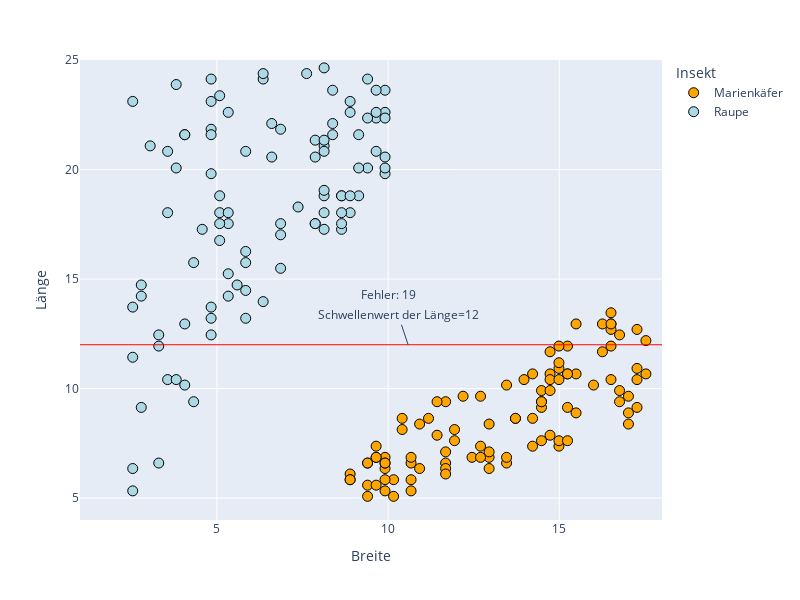

The notebook cell this image was saved under:
### Markdown cell above
<div class="alert alert-block alert-success">

Die Idee vom **Schwellenwert** kann man auch anders darstellen. 
    
Betrachten wir nochmal das Streudiagramm mit dem Schwellenwert `Länge 12`, in dem die Anzahl Fehlklassifikationen eingetragen ist:

### Code cell
schwellenwert = 12

def fehlersumme_l(threshold):
    tree = ct.DecisionTree(target=target, data=df_kaefer)
    tree.manual_split(attribute="Länge", threshold=threshold, node_nr=1)
    return tree.calculate_errors(data=df_kaefer)


fig = px.scatter(
    df_kaefer,
    x=data_x,
    y=data_y,
    color=target,
    color_discrete_map=color_map,
    width=breite,
    height=hoehe,
    range_x=bereich_x,
    range_y=bereich_y,
)

fig.update_traces(marker=dict(size=10, line=dict(width=1, color="black")))

fig.update_layout(
    shapes=[
        dict(
            type="line",
            yref="y1",
            y0=schwellenwert,
            y1=schwellenwert,
            xref="x1",
            x0=bereich_x[0],
            x1=bereich_x[1],
            line=dict(color="Red", width=1),
        )
    ]
)

fig.add_annotation(
    x=10,
    y=schwellenwert,
    text="Schwellenwert der Länge=" + str(schwellenwert),
    showarrow=True,
    xshift=20,
)

fig.add_annotation(
    x=10,
    y=schwellenwert,
    text="Fehler: " + str(fehlersumme_l(schwellenwert)),
    showarrow=False,
    yshift=50,
)


fig.show()

### Figure 1 — Plotly figure (JSON) as saved in the notebook; plotly's stock layout.template omitted (floating-point values rounded to 4 significant figures)
{"data": [{"hovertemplate": "Insekt=Marienkäfer<br>Breite=%{x}<br>Länge=%{y}<extra></extra>", "legendgroup": "Marienkäfer", "marker": {"color": "orange", "line": {"color": "black", "width": 1}, "size": 10, "symbol": "circle"}, "mode": "markers", "name": "Marienkäfer", "orientation": "v", "showlegend": true, "type": "scatter", "x": [12.19, 12.45, 14.73, 10.41, 11.43, 14.73, 9.91, 14.73, 17.27, 11.68, 14.48, 17.27, 13.46, 14.48, 10.67, 11.43, 14.22, 16.51, 10.67, 11.68, 11.18, 15.24, 16.51, 10.67, 17.53, 16.51, 10.41, 15.49, 9.91, 10.92, 13.72, 9.4, 14.99, 15.24, 12.7, 9.91, 17.02, 14.99, 16.51, 10.92, 17.27, 12.95, 15.49, 14.48, 15.24, 14.73, 12.95, 12.95, 14.99, 10.16, 11.68, 12.7, 13.46, 11.94, 16.51, 16, 11.68, 12.7, 16.76, 9.4, 9.65, 17.02, 9.91, 15.24, 16.76, 17.02, 14.48, 12.95, 14.99, 9.4, 10.16, 8.89, 11.94, 9.65, 9.4, 9.65, 17.53, 14.99, 15.24, 16.76, 16.26, 9.65, 9.91, 14.73, 13.97, 15.49, 14.99, 14.22, 11.68, 8.89, 9.91, 17.27, 13.72, 13.46, 16.26, 8.89, 10.67, 16.51, 14.48, 14.22], "xaxis": "x", "y": [9.65, 6.86, 11.68, 8.13, 7.87, 10.67, 6.35, 10.41, 10.92, 9.4, 9.91, 10.41, 6.6, 9.14, 6.6, 9.4, 10.67, 13.46, 5.84, 6.6, 8.64, 10.67, 12.95, 6.86, 10.67, 10.41, 8.64, 8.89, 6.86, 8.38, 8.64, 5.08, 10.41, 9.14, 9.65, 6.6, 8.89, 10.92, 11.94, 6.35, 9.14, 6.35, 10.67, 7.62, 11.94, 9.91, 8.38, 6.86, 7.37, 5.84, 6.35, 7.37, 6.86, 8.13, 12.7, 10.16, 7.11, 6.86, 9.4, 6.6, 6.86, 9.65, 5.84, 10.67, 9.91, 8.38, 9.4, 7.11, 7.62, 5.59, 5.08, 6.1, 7.62, 5.59, 6.6, 6.86, 12.19, 11.94, 7.62, 12.45, 12.95, 7.37, 6.6, 7.87, 10.41, 12.95, 11.18, 8.64, 6.1, 5.84, 5.33, 12.7, 8.64, 10.16, 11.68, 5.84, 5.33, 12.95, 9.4, 7.37], "yaxis": "y"}, {"hovertemplate": "Insekt=Raupe<br>Breite=%{x}<br>Länge=%{y}<extra></extra>", "legendgroup": "Raupe", "marker": {"color": "lightblue", "line": {"color": "black", "width": 1}, "size": 10, "symbol": "circle"}, "mode": "markers", "name": "Raupe", "orientation": "v", "showlegend": true, "type": "scatter", "x": [8.13, 2.79, 8.13, 9.4, 5.08, 2.54, 5.84, 6.86, 3.81, 2.79, 4.06, 2.79, 5.33, 8.64, 7.87, 9.91, 4.83, 5.33, 8.13, 5.08, 6.86, 7.37, 9.4, 8.38, 4.57, 5.08, 3.81, 4.83, 2.54, 8.89, 9.91, 8.64, 8.64, 3.56, 6.86, 6.35, 6.6, 3.56, 6.35, 8.64, 9.65, 3.3, 5.84, 8.13, 4.83, 8.89, 5.33, 5.33, 4.06, 8.13, 9.91, 9.65, 2.54, 6.86, 4.32, 6.6, 9.4, 8.38, 5.08, 8.38, 9.14, 9.91, 8.13, 4.83, 8.64, 4.83, 4.83, 4.06, 9.65, 3.56, 8.89, 7.87, 7.87, 9.91, 3.3, 8.13, 2.54, 9.14, 3.05, 9.14, 4.32, 5.84, 3.81, 5.33, 7.62, 4.83, 4.06, 6.35, 8.13, 5.08, 5.59, 5.84, 3.3, 4.83, 7.87, 8.89, 5.84, 2.54, 9.91, 9.65], "xaxis": "x", "y": [18.8, 14.73, 21.08, 24.13, 18.03, 5.33, 16.26, 15.49, 20.07, 14.22, 21.59, 9.14, 22.61, 17.27, 21.34, 23.62, 21.84, 18.03, 18.03, 18.8, 17.53, 18.29, 20.07, 22.1, 17.27, 16.76, 23.88, 13.72, 6.35, 18.03, 19.81, 18.8, 18.03, 10.41, 17.02, 24.13, 20.57, 20.83, 24.38, 18.8, 22.35, 12.45, 14.48, 24.64, 21.59, 22.61, 17.53, 15.24, 21.59, 20.83, 22.61, 20.83, 11.43, 21.84, 9.4, 22.1, 22.35, 21.59, 23.37, 23.62, 18.8, 20.07, 17.27, 13.21, 17.53, 19.81, 24.13, 12.95, 22.61, 18.03, 23.11, 17.53, 20.57, 22.35, 11.94, 21.34, 23.11, 21.59, 21.08, 20.07, 15.75, 20.83, 10.41, 14.22, 24.38, 12.45, 10.16, 13.97, 19.05, 17.53, 14.73, 13.21, 6.6, 23.11, 17.53, 18.8, 15.75, 13.72, 20.57, 23.62], "yaxis": "y"}], "layout": {"annotations": [{"showarrow": true, "text": "Schwellenwert der Länge=12", "x": 10, "xshift": 20, "y": 12}, {"showarrow": false, "text": "Fehler: 19", "x": 10, "y": 12, "yshift": 50}], "height": 600, "legend": {"title": {"text": "Insekt"}, "tracegroupgap": 0}, "margin": {"t": 60}, "shapes": [{"line": {"color": "Red", "width": 1}, "type": "line", "x0": 1, "x1": 18, "xref": "x", "y0": 12, "y1": 12, "yref": "y"}], "width": 800, "xaxis": {"anchor": "y", "domain": [0, 1], "range": [1, 18], "title": {"text": "Breite"}}, "yaxis": {"anchor": "x", "domain": [0, 1], "range": [4, 25], "title": {"text": "Länge"}}}}
